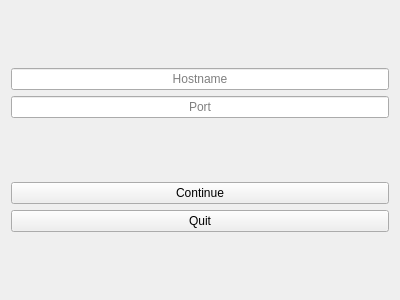
<?xml version="1.0" encoding="UTF-8"?>
<ui version="4.0">
 <class>SetHostnamePortWidget</class>
 <widget class="QWidget" name="SetHostnamePortWidget">
  <property name="geometry">
   <rect>
    <x>0</x>
    <y>0</y>
    <width>400</width>
    <height>300</height>
   </rect>
  </property>
  <property name="windowTitle">
   <string>Form</string>
  </property>
  <layout class="QVBoxLayout" name="verticalLayout">
   <item>
    <spacer name="verticalSpacerTop">
     <property name="orientation">
      <enum>Qt::Orientation::Vertical</enum>
     </property>
     <property name="sizeHint" stdset="0">
      <size>
       <width>20</width>
       <height>40</height>
      </size>
     </property>
    </spacer>
   </item>
   <item>
    <widget class="QLineEdit" name="hostnameTextInput">
     <property name="alignment">
      <set>Qt::AlignmentFlag::AlignCenter</set>
     </property>
     <property name="placeholderText">
      <string>Hostname</string>
     </property>
    </widget>
   </item>
   <item>
    <widget class="QLineEdit" name="portTextInput">
     <property name="alignment">
      <set>Qt::AlignmentFlag::AlignCenter</set>
     </property>
     <property name="placeholderText">
      <string>Port</string>
     </property>
    </widget>
   </item>
   <item>
    <spacer name="verticalSpacerMid">
     <property name="orientation">
      <enum>Qt::Orientation::Vertical</enum>
     </property>
     <property name="sizeHint" stdset="0">
      <size>
       <width>20</width>
       <height>40</height>
      </size>
     </property>
    </spacer>
   </item>
   <item>
    <widget class="QPushButton" name="continueButton">
     <property name="text">
      <string>Continue</string>
     </property>
    </widget>
   </item>
   <item>
    <widget class="QPushButton" name="quitButton">
     <property name="text">
      <string>Quit</string>
     </property>
    </widget>
   </item>
   <item>
    <spacer name="verticalSpacerBottom">
     <property name="orientation">
      <enum>Qt::Orientation::Vertical</enum>
     </property>
     <property name="sizeHint" stdset="0">
      <size>
       <width>20</width>
       <height>40</height>
      </size>
     </property>
    </spacer>
   </item>
  </layout>
 </widget>
 <resources/>
 <connections/>
</ui>
